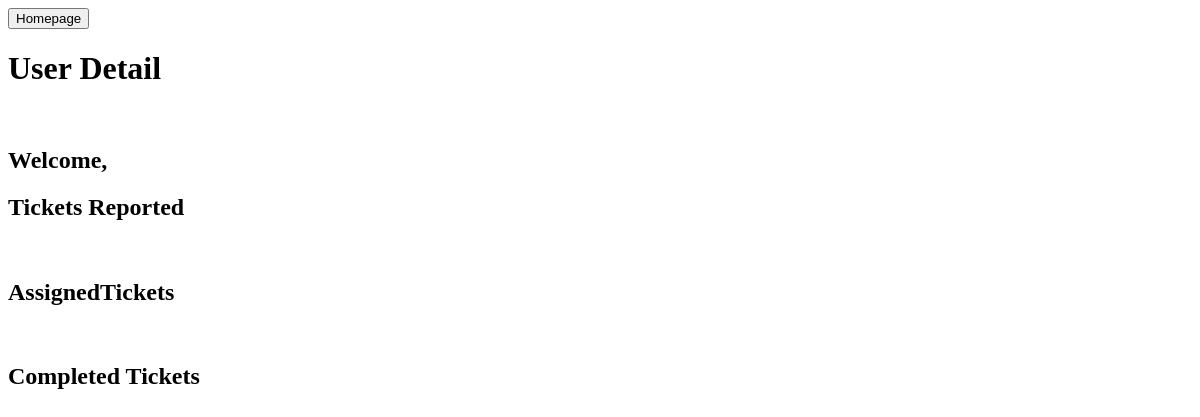
Before: /user_detail_view/1/ with the older database file.
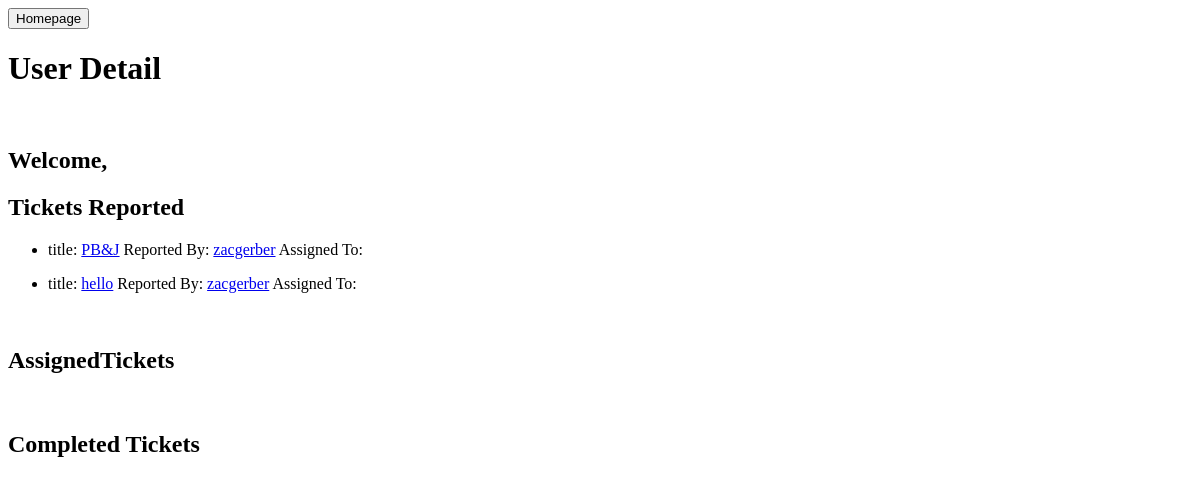
After: the same page with the newer database file.
### homepage/models.py (models this page shows, shortened)
class Ticket(models.Model):
    objects = None
    N = 'N'
    IP = 'IP'
    Invalid = 'INV'
    D = 'D'
    status_choices = [
        (N, 'New'),
        (IP, 'In_Progress'),
        (D, 'Done'),
        (Invalid, 'Invalid'),
    ]
    title = models.CharField(max_length=50)
    filed_date = models.DateTimeField(default=timezone.now)
    description = models.TextField()
    user_filed = models.ForeignKey(MyUser, related_name="user_filed", null=True, on_delete=models.CASCADE)
    ticket_status = models.CharField(
        max_length=3,
        choices=status_choices,
        default=N,
    )
    user_assigned = models.ForeignKey(MyUser, related_name="user_assigned", null=True, on_delete=models.CASCADE)
    user_completed = models.ForeignKey(MyUser, related_name="user_completed", null=True, on_delete=models.CASCADE)

### bugpostapp/models.py (models this page shows)
class MyUser(AbstractUser):
    username = models.CharField(max_length=80, unique=True)
    def __str__(self):
        return self.username

### homepage/views.py (the view)
# urls.py: path('user_detail_view/<int:ticket_id>/', views.user_detail_view, name='user_detail'),
def user_detail_view(request, ticket_id):
    html = "user_detail.html"
    my_user = MyUser.objects.filter(id=ticket_id).first()
    filed_tickets = Ticket.objects.filter(user_filed=my_user)
    in_progress = Ticket.objects.filter(user_assigned=my_user)
    completed = Ticket.objects.filter(user_completed=my_user)
    return render(request, html, {"filed": filed_tickets, "in_progress": in_progress, "completed": completed})

### templates/user_detail.html (shortened to what this page needs)
<a href="/"><input class="homeButton" type="submit" value="Homepage"></a>
<h1>User Detail</h1>
<h2> Welcome, {{ request.user.username }}</h2>
<div>
    <h2>Tickets Reported</h2>
    {% for ticket in filed reversed %}
    <ul>
        <li>
            title: <a href="/ticket_detail_view/{{ ticket.id }}/">{{ ticket.title }}</a>
            Reported By: <a href="/user_detail_view/{{ ticket.user_filed.id }}/">{{ ticket.user_filed }}</a>
            Assigned To:
        </li>
    </ul>
    {% endfor %}
</div>
<div>
    <h2>AssignedTickets</h2>
</div>
<div>
    <h2>Completed Tickets</h2>
</div>

Changed rows visible on the page:
added Ticket: title "PB&J", user_filed "zacgerber"
added Ticket: title "hello", user_filed "zacgerber"
